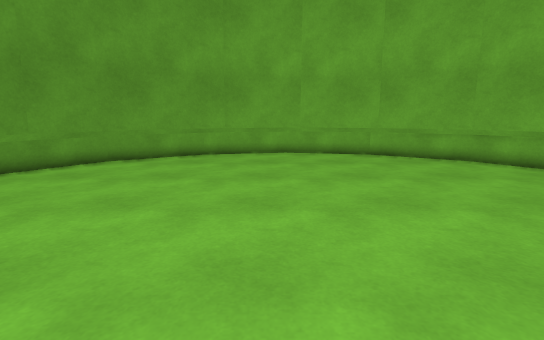
[1] (above)

14 first-person views from a walk through a Unity game level. The camera is 1.2 m above the floor, tilts 10° down and sees 85° across. The floor is counted in squares, 0.5 m on a side. Each view is taken from the middle of a square. On the plan, view 1 faces up. The plan holds only what a view shows up to about 19 squares ahead; the rest is blank. The place goes on beyond the plan.

[2]
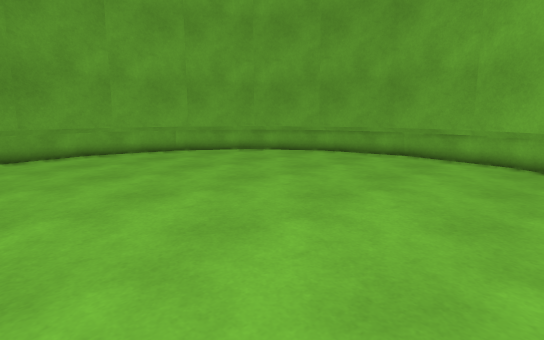

[3]
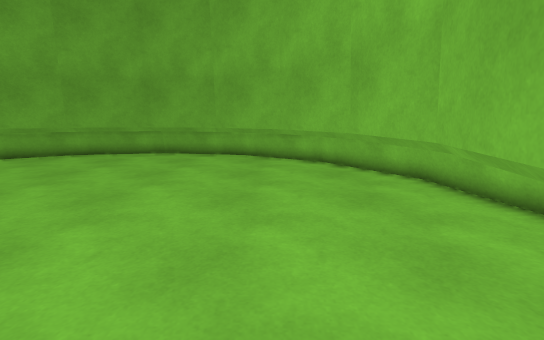

[4]
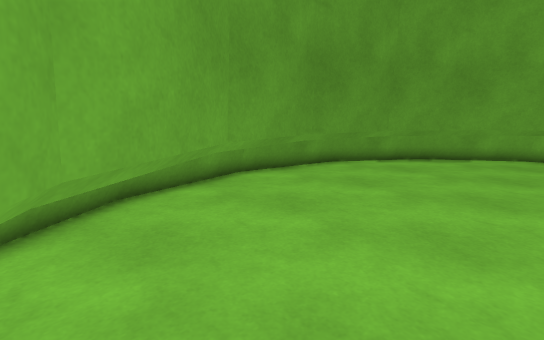

[5]
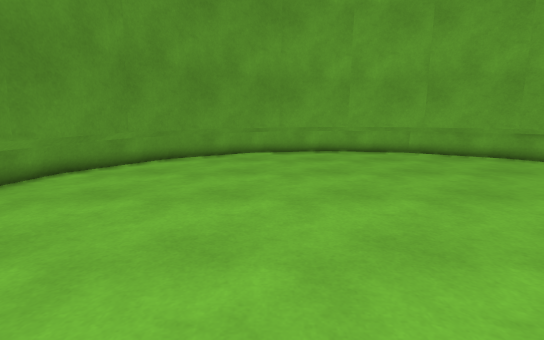

[6]
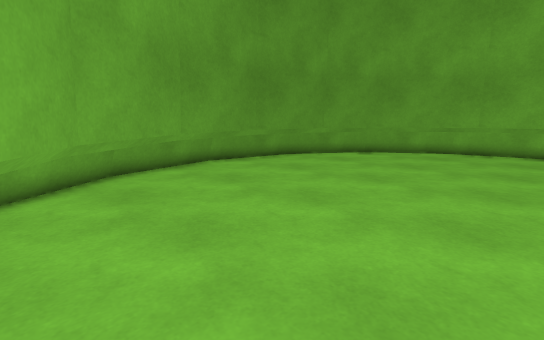

[7]
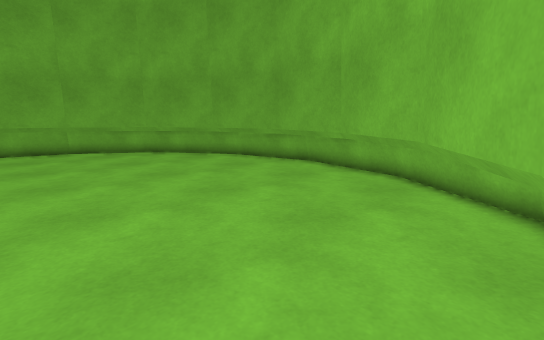

[8]
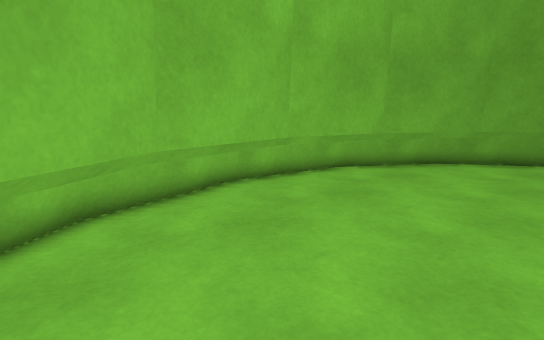

[9]
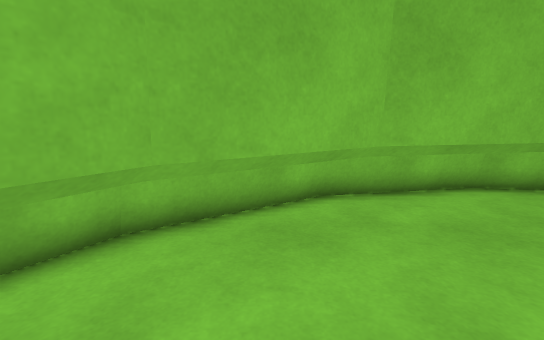

[10]
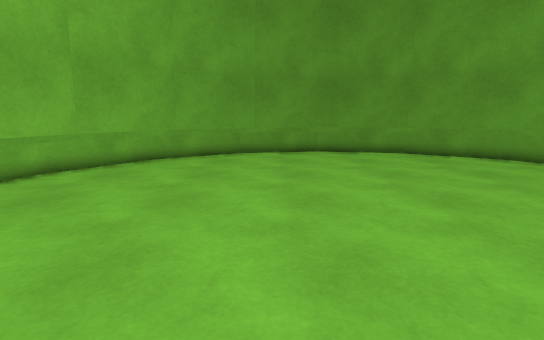

[11]
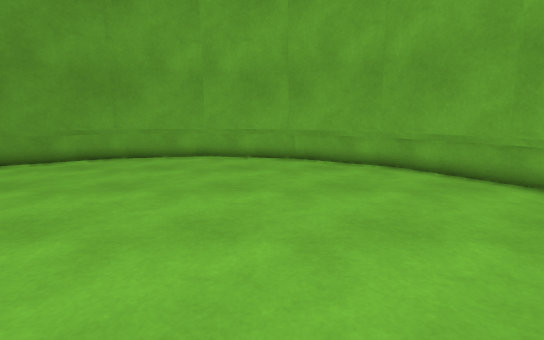

[12]
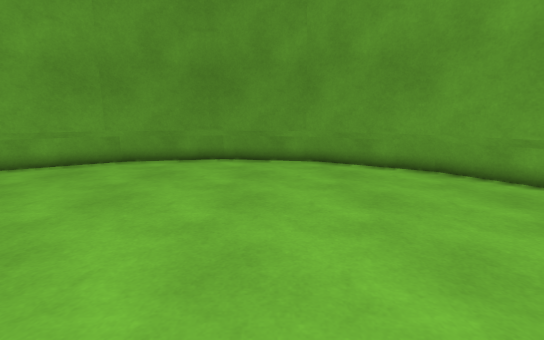

[13]
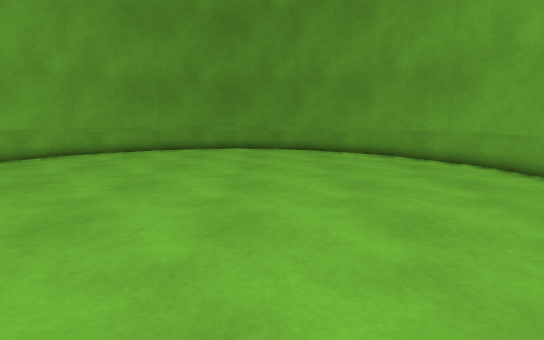

[14]
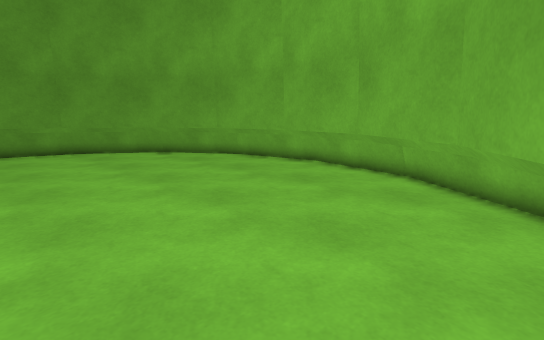

### Floor plan
Points are (right, up) in squares from view 1. A wall is a line through its corners. A room is listed if a view was taken in it or the views show most of it. See-through windows are left out.
Room 1 (views 1, 2, 3, 4, 5, 6, 7, 8, 9, 10, 11, 12, 13, 14)
walls: (9.4, -1.4) (11.8, 2.1) (12.6, 6.3) (11.7, 10.4) (9.3, 14) (5.8, 16.4) (1.7, 17.2) (-2.6, 16.3) (-6.1, 13.9) (-8.4, 10.4) (-9.3, 6.2) (-8.4, 2.1) (-6, -1.5) (-2.5, -3.8) (1.6, -4.6) (5.8, -3.8) (9.4, -1.4)

Positions as (right, up) in squares from view 1, and headings:
1: (0, 0), facing up
2: (-4, -1), facing up-right
3: (-5, -1), facing right
4: (-3, -2), facing up-left
5: (-3, -1), facing up
6: (1, -3), facing up-left
7: (2, -4), facing up-right
8: (8, 1), facing down-left
9: (8, 2), facing down
10: (8, 3), facing left
11: (5, 2), facing up
12: (4, 9), facing left
13: (10, 9), facing left
14: (11, 7), facing up-left
